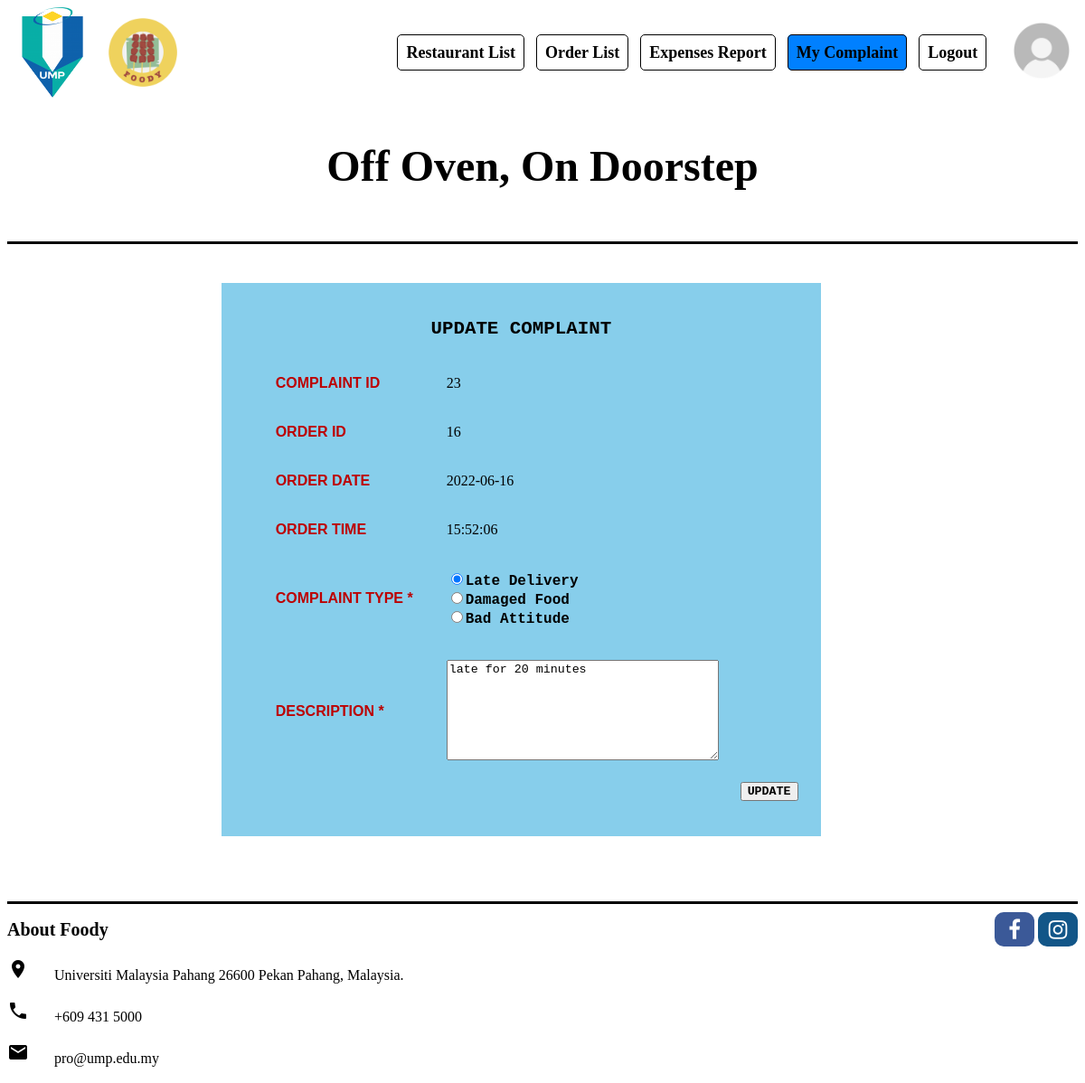
The page /complaint/IndexUserUpdateComplaint.php?complaintID=23 (signed in) on the database its author committed.
### tables this page shows
CREATE TABLE `complaint_list` (
  `complaint_ID` int NOT NULL,
  `complaintType` varchar(30) DEFAULT NULL,
  `complaintDesc` varchar(300) DEFAULT NULL,
  `complaintDate` date DEFAULT NULL,
  `complaintTime` time DEFAULT NULL,
  `complaintStatus` varchar(30) DEFAULT NULL,
  `order_ID` int DEFAULT NULL
);

CREATE TABLE `order_list` (
  `order_ID` int NOT NULL,
  `orderDate` date DEFAULT NULL,
  `orderTime` time DEFAULT NULL,
  `totalPayment` float DEFAULT NULL,
  `orderStatus` varchar(100) DEFAULT NULL,
  `delLocation` varchar(100) DEFAULT NULL,
  `username` varchar(100) DEFAULT NULL,
  `rider_username` varchar(100) DEFAULT NULL,
  `rd_ID` int DEFAULT NULL
);

### complaint/IndexUserUpdateComplaint.php (the view, shortened to what this page needs)
<?php
$username=$_SESSION['username'];
?>
<!DOCTYPE html>
<head>
    <link rel="stylesheet" href="https://cdnjs.cloudflare.com/ajax/libs/font-awesome/4.7.0/css/font-awesome.min.css">
</head>
<header class="wrapper">
        <img src="../resources/../resources/ump logo.png" alt="UMP" width="100" height="100">
        <img src="../resources/foody logo.png" alt="Foody" width="100" height="100">
        <nav>
        <a href="../general_user/resList.php">Restaurant List</a>
        <a href="../general_user/checkout.php">Order List</a>
        <a href="../general_user/expensesReport.php">Expenses Report</a>
        <a class="active" href="../complaint/UserViewComplaint.php">My Complaint</a>
        <a href="javascript:void(0);" onclick="return logout();">Logout</a>
        </nav>
        <a href="#profile"><img src="../resources/../resources/profile.jpg" alt="profile" width="80" height="80"></a>
        <br>
        <h3>Off Oven, On Doorstep</h3>
<div STYLE="background-color:#000000; height:3px; width:100%;"></div>
<br>
</header>
<?php
include '../db/db.php';
$complaintID = $_GET['complaintID'];
$query = "SELECT o.order_ID, o.orderDate, o.orderTime, c.complaintType, c.complaintDesc FROM order_list AS o,complaint_list AS c WHERE o.order_ID = c.order_ID AND c.complaint_ID = '$complaintID' AND o.username='$username'";
$result = mysqli_query($conn, $query) or die (mysqli_error());
$row = mysqli_fetch_array($result);
$order_ID = $row['order_ID'];
$orderDate = $row["orderDate"];
$orderTime = $row["orderTime"];
$complaintType = $row['complaintType'];
$complaintDesc = $row['complaintDesc'];
?>
<body>
<form action="UpdateComplaint.php?complaintID=<?php echo $complaintID; ?>" method="post">
<br><br><div class="complaint" style="background-color:skyblue;width:56%;margin-left:20%">
<br><p style="text-align: center;font-family:Courier New;font-size:130%;"><b>UPDATE COMPLAINT</b></p>
<table class="table">
    <tr>
        <td><p style="color:#bc0000;font-family:Arial;margin-left:6%;" ><b>COMPLAINT ID </b></p></td>
        <td><p style="margin-left:6%;"><?php echo $complaintID; ?></p></td>
    </tr>
    <tr>
        <td><p style="color:#bc0000;font-family:Arial;margin-left:6%;" ><b>ORDER ID </b></p></td>
        <td><p style="margin-left:6%;"><?php echo $order_ID; ?></p></td>
    </tr>
    <tr>
        <td><p style="color:#bc0000;font-family:Arial;margin-left:6%;" ><b>ORDER DATE </b></p></td>
        <td><p style="margin-left:6%;"><?php echo $orderDate; ?></p></td>
    </tr>
    <tr>
        <td><p style="color:#bc0000;font-family:Arial;margin-left:6%;" ><b>ORDER TIME </b></p></td>
        <td><p style="margin-left:6%;"><?php echo $orderTime; ?></p></td>
    </tr>
    <tr>
        <td><p style="color:#bc0000;font-family:Arial;margin-left:6%;"><b>COMPLAINT TYPE *</b><br></p></td>
        <td>
            <p style="color:black;font-family:Courier New;margin-left:6%;" >
            <b><input type="radio" name="complaintType" <?=strpos($complaintType, "LATE DELIVERY") !== false?'checked="checked"':'';?> value="LATE DELIVERY">Late Delivery<br>
            <input type="radio" name="complaintType" <?=strpos($complaintType, "DAMAGED FOOD") !== false?'checked="checked"':'';?> value="DAMAGED FOOD">Damaged Food<br>
            <input type="radio" name="complaintType" <?=strpos($complaintType, "BAD ATTITUDE") !== false?'checked="checked"':'';?> value="BAD ATTITUDE">Bad Attitude<br></b></p>
        </td>
    </tr>
    <tr>
        <td><p style="color:#bc0000;font-family:Arial;margin-left:6%;" ><b>DESCRIPTION *</b></p></td>
        <td><p style="margin-left:6%;"><textarea name = "complaintDesc" rows = "7" cols = "35" margin-left="6%" placeholder="DESCRIPTION" required><?php echo $complaintDesc;?></textarea></p></td>
    </tr>
    <tr>
        <td></td>
        <td><button style="font-family:Courier New;margin-left:100%;font-weight: bold; "type="submit" name="updateComplaint">UPDATE</button>
    </td>
</table>
<br><br>
</div>
</form>
</body>
<DIV STYLE="background-color:#000000; height:3px; width:100%;">
<footer class="wrapper">
        <div>
            <p style="font-size: 20px;"> <b>About Foody</b> </p>
            <div>
                <a href="#" class="fa fa-facebook fa-lg"></a>
                <a href="#" class="fa fa-instagram fa-lg"></a>
            </div>
        </div>
        <i class="material-icons">location_on</i>
        <span class="icon-text"> Universiti Malaysia Pahang 26600 Pekan Pahang, Malaysia. </span>
        <br><br><i class="material-icons">local_phone</i>
        <span class="icon-text"> +609 431 5000 </span>
        <br><br><i class="material-icons">email</i>
        <span class="icon-text"> pro@ump.edu.my </span>
        <br><br>
</footer>
</html>

### complaint/IndexUserUpdateComplaint.php (style rules this page uses)
table.table { width:80%; margin-left:7%; }
header { display: flex; flex-flow: wrap; justify-content: space-between; align-items: center; white-space: nowrap; }
header > nav { margin-left: auto; margin-right: 1%; text-decoration: none; }
header > nav > a { border: black solid 1px; text-decoration: none; padding: 0.5em; margin-right: 0.5em; border-radius: 5px; color: black; font-weight: bold; font-size: 18px; }
header > nav > a.active { color: black; background-color: rgb(0 ,128 ,255); }
header > h3 { width: 100%; text-align: center; style=font-family:Georgia Garamond; font-size:300%; }
footer > div { display: flex; justify-content: space-between; align-items: center; white-space: nowrap; }
footer > div > div { margin-left: auto; }
.fa { padding: 10px; width: 1em; border-radius: 10px; text-align: center; font-size: 1.5em; text-decoration: none; }
.fa-facebook { background: #3B5998; color: white; }
.fa-instagram { background: #125688; color: white; }
.icon-text { display: inline-flex; align-items: center; padding:0 24px; }

### rows shown on the page
complaint_list: order_ID.order_ID "16", order_ID.orderDate "2022-06-16", order_ID.orderTime "15:52:06", complaintType "☑", complaintDesc "late for 20 minutes"

### other values the page prints
$complaintID "23"
